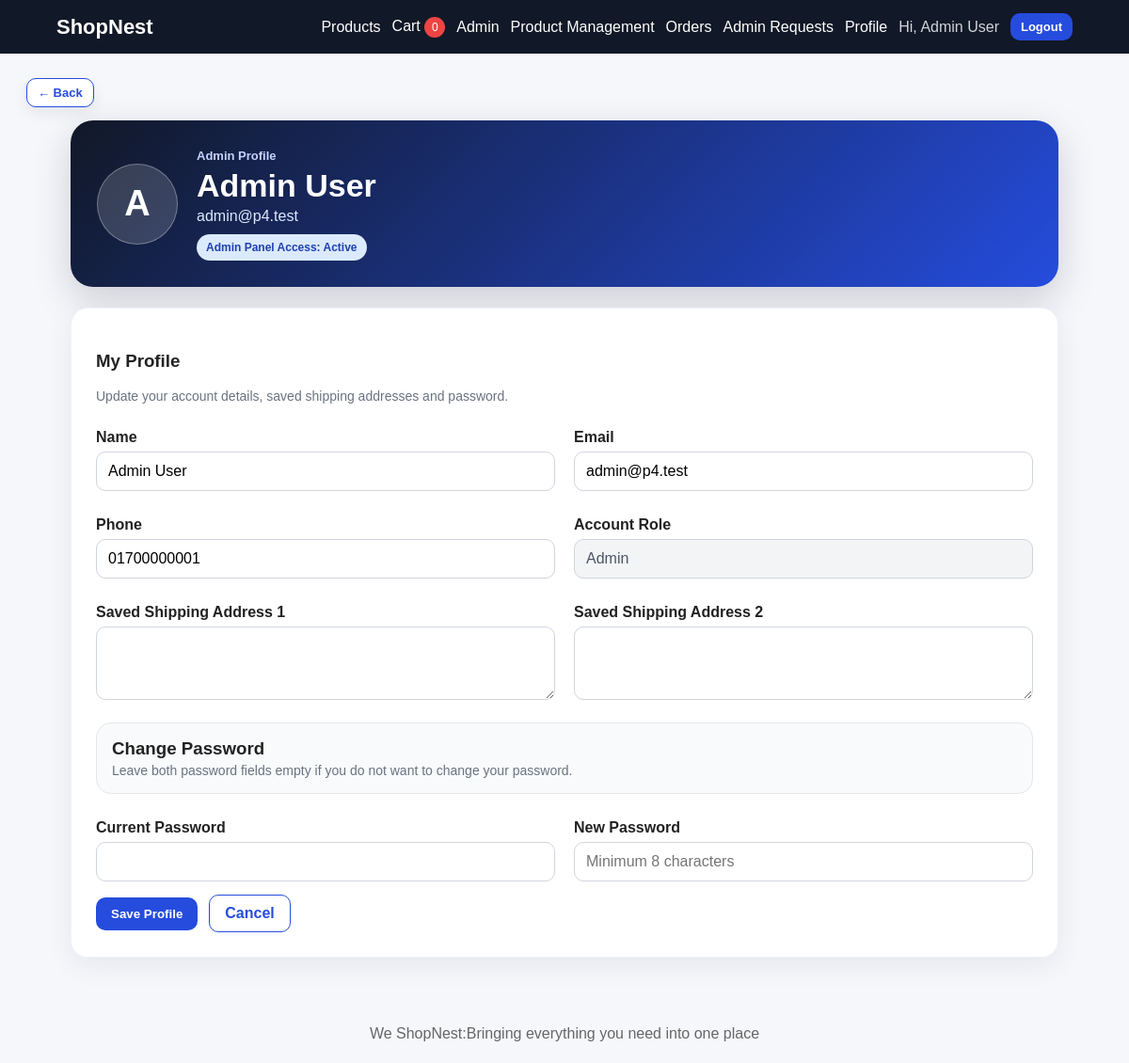
Screenshot of /profile (signed in) with the database file from the repository.
### tables this page shows
CREATE TABLE IF NOT EXISTS users (
    id INT AUTO_INCREMENT PRIMARY KEY,
    name VARCHAR(120) NOT NULL,
    email VARCHAR(150) NOT NULL UNIQUE,
    password_hash VARCHAR(255) NOT NULL,
    phone VARCHAR(40) NULL,
    role ENUM('customer','admin') NOT NULL DEFAULT 'customer',
    account_status ENUM('active','pending','rejected') NOT NULL DEFAULT 'active',
    shipping_addresses JSON NULL,
    remember_token VARCHAR(255) NULL,
    created_at DATETIME NOT NULL DEFAULT CURRENT_TIMESTAMP
);

### controllers/ProfileController.php (called while the page is built, shortened)
<?php
class ProfileController
{
    public function edit()
    {
        $user = User::findById(current_user_id());
        $addresses = User::decodeAddresses($user);
        $errors = [];
        render('profile/edit', ['user' => $user, 'addresses' => $addresses, 'errors' => $errors]);
    }
}

### config/database.php (called while the page is built, shortened)
<?php
class Database
{
    private static $pdo = null;
    public static function connection()
    {
        if (self::$pdo === null) {
            $dsn = 'mysql:host=' . DB_HOST . ';dbname=' . DB_NAME . ';charset=' . DB_CHARSET;
            self::$pdo = new PDO($dsn, DB_USER, DB_PASS, [
                PDO::ATTR_ERRMODE => PDO::ERRMODE_EXCEPTION,
                PDO::ATTR_DEFAULT_FETCH_MODE => PDO::FETCH_ASSOC,
                PDO::ATTR_EMULATE_PREPARES => false,
            ]);
        }
        return self::$pdo;
    }
    public static function run($sql, $params = [])
    {
        $stmt = self::connection()->prepare($sql);
        $stmt->execute($params);
        return $stmt;
    }
}

### models/User.php (called while the page is built, shortened)
<?php
class User
{
    public static function findById($id)
    {
        return Database::run("SELECT * FROM users WHERE id = ? LIMIT 1", [(int)$id])->fetch();
    }
}

### views/profile/edit.php (the view, shortened to what this page needs)
<section class="profile-shell">
    <div class="profile-hero-card">
        <div class="avatar-circle"><?= h(strtoupper(substr($user['name'] ?? 'U', 0, 1))) ?></div>
        <div>
            <span class="category"><?= h(ucfirst($user['role'] ?? 'user')) ?> Profile</span>
            <h1><?= h($user['name']) ?></h1>
            <p><?= h($user['email']) ?></p>
            <?php if (($user['role'] ?? '') === 'admin'): ?>
                <span class="badge badge-processing">Admin Panel Access: <?= h(ucfirst($user['account_status'] ?? 'active')) ?></span>
            <?php else: ?>
                <span class="badge badge-shipped">Customer Account</span>
            <?php endif; ?>
        </div>
    </div>
    <section class="card wide profile-card-modern">
        <div class="section-head">
            <div>
                <h1>My Profile</h1>
                <p class="muted">Update your account details, saved shipping addresses and password.</p>
            </div>
        </div>
        <form method="post" class="grid-form profile-form" novalidate>
            <div>
                <label>Name</label>
                <input type="text" name="name" value="<?= h($user['name']) ?>">
            </div>
            <div>
                <label>Email</label>
                <input type="email" name="email" value="<?= h($user['email']) ?>">
            </div>
            <div>
                <label>Phone</label>
                <input type="text" name="phone" value="<?= h($user['phone'] ?? '') ?>">
            </div>
            <div>
                <label>Account Role</label>
                <input type="text" value="<?= h(ucfirst($user['role'] ?? 'user')) ?>" readonly>
            </div>
            <div>
                <label>Saved Shipping Address 1</label>
                <textarea name="address_1" rows="3"><?= h($addresses[0] ?? '') ?></textarea>
            </div>
            <div>
                <label>Saved Shipping Address 2</label>
                <textarea name="address_2" rows="3"><?= h($addresses[1] ?? '') ?></textarea>
            </div>
            <div class="full password-panel"><h3>Change Password</h3><p class="muted">Leave both password fields empty if you do not want to change your password.</p></div>
            <div>
                <label>Current Password</label>
                <input type="password" name="current_password">
            </div>
            <div>
                <label>New Password</label>
                <input type="password" name="new_password" placeholder="Minimum 8 characters">
            </div>
            <div class="full profile-actions">
                <button class="btn" type="submit">Save Profile</button>
                <a class="btn outline" href="<?= current_role() === 'admin' ? base_url('/admin') : base_url('/products') ?>">Cancel</a>
            </div>
        </form>
    </section>
</section>

### public/index.php (shortened to what this page needs)
<?php
require_once ROOT_PATH . '/config/database.php';
require_once ROOT_PATH . '/config/helpers.php';
$method = $_SERVER['REQUEST_METHOD'];
$uri = parse_url($_SERVER['REQUEST_URI'], PHP_URL_PATH);
$path = '/' . trim($uri, '/');
foreach ($routes as $route) {
    list($routeMethod, $pattern, $handler) = $route;
    if ($method === $routeMethod && preg_match($pattern, $path, $matches)) {
        array_shift($matches);
        $action = $handler[1];
        $controller = new $class();
        call_user_func_array([$controller, $action], $matches);
        exit;
    }
}

### public/assets/css/style.css (style rules this page uses)
* { box-sizing: border-box; }
body { margin: 0; font-family: Arial, Helvetica, sans-serif; background: #f6f7fb; color: #222; }
a { color: #254cdd; text-decoration: none; }
.btn { display: inline-block; border: 0; background: #254cdd; color: #fff !important; padding: 10px 16px; border-radius: 10px; cursor: pointer; font-weight: 700; }
.btn.outline { background: #fff; color: #254cdd !important; border: 1px solid #254cdd; }
.hero, .card, .auth-card { background: #fff; border-radius: 18px; padding: 26px; box-shadow: 0 8px 30px rgba(16, 24, 40, .07); margin-bottom: 24px; }
.card { max-width: 620px; margin-left: auto; margin-right: auto; }
.card.wide { max-width: none; }
.muted { color: #6b7280; font-size: 14px; }
label { display: block; font-weight: 700; margin: 13px 0 6px; }
input, select, textarea { width: 100%; border: 1px solid #d0d5dd; padding: 11px 12px; border-radius: 10px; font: inherit; background: #fff; }
textarea { resize: vertical; }
.category { display: inline-block; color: #4f46e5; font-size: 13px; font-weight: 700; }
.availability-badge, .badge { display: inline-block; border: 0; border-radius: 999px; padding: 7px 10px; font-size: 12px; font-weight: 800; }
.badge-processing { background: #dbeafe; color: #1e40af; }
.grid-form { display: grid; grid-template-columns: repeat(2, minmax(0, 1fr)); gap: 14px 20px; }
.grid-form .full { grid-column: 1 / -1; }
.section-head { display: flex; justify-content: space-between; align-items: center; gap: 16px; flex-wrap: wrap; }
.profile-shell { max-width: 1050px; margin: 0 auto; }
.profile-hero-card { display: flex; align-items: center; gap: 20px; padding: 28px; margin-bottom: 22px; color: #fff; border-radius: 24px; background: linear-gradient(135deg, #111827, #254cdd); box-shadow: 0 14px 40px rgba(16,24,40,.18); }
.profile-hero-card h1 { margin: 4px 0; font-size: 34px; }
.profile-hero-card p { margin: 0 0 10px; color: #dbeafe; }
.profile-hero-card .category { color: #c7d2fe; }
.avatar-circle { width: 86px; height: 86px; border-radius: 50%; display: inline-flex; align-items: center; justify-content: center; font-size: 38px; font-weight: 900; background: rgba(255,255,255,.16); border: 1px solid rgba(255,255,255,.3); }
.profile-card-modern { border: 1px solid #eef2ff; }
.profile-form input[readonly] { background: #f3f4f6; color: #4b5563; }
.password-panel { background: #f8fafc; border: 1px solid #e5e7eb; border-radius: 16px; padding: 16px; margin-top: 6px; }
.password-panel h3 { margin: 0 0 4px; }
.password-panel p { margin: 0; }
.profile-actions { display: flex; gap: 12px; align-items: center; flex-wrap: wrap; }

### rows the page displays
users: name "A", role "Admin", name "Admin User", email "admin@p4.test", account_status "Active", phone "01700000001"
